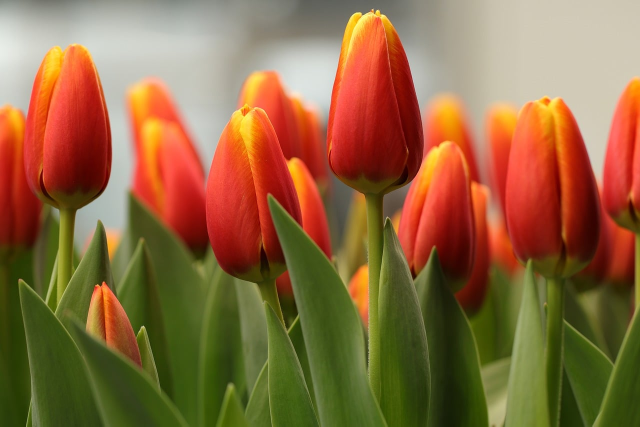
//> input picture resources/test_image.jpg, 1280 x 853 px (shown at 1/2 size)
$ ./main   (built with g++ and OpenCV 4)
//> lines starting //> are read from the running program, lines starting //| are printed output that depends on the picture; after the words box and inside, x2 and y2 are one past the last pixel; in counts of white or black regions, pixels touching at a corner belong together
#include <iostream>
#include <opencv2/opencv.hpp>
using namespace cv;
using namespace std;

int main() {
  // ========1.读图与颜色转换======== //

  // 检查图像读取
  Mat img = imread("resources/test_image.jpg");
//> img is the input picture: 853 rows x 1280 cols, CV_8UC3; mean B, G, R 63.9, 103.8, 141.8
  if (img.empty()) {
    cerr << "Cannot read image!\n";
    return 1;
  }

  // 灰度图
  Mat gray;
  cvtColor(img, gray, COLOR_BGR2GRAY);
  imwrite("result/task1_images/gray.png", gray);

  // HSV图
  Mat hsv;
  cvtColor(img, hsv, COLOR_BGR2HSV);
//> hsv: 853 rows x 1280 cols, CV_8UC3; mean H, S, V 24.5, 155.8, 147.8
  Mat channels[3];
  split(hsv, channels);
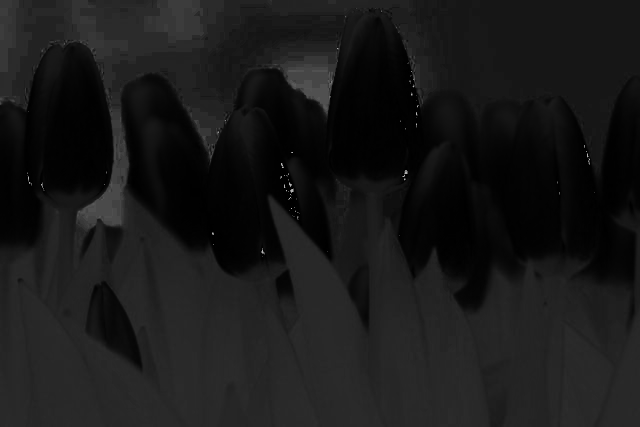
//> channels[0]: 853 rows x 1280 cols, CV_8UC1 (shown at 1/2 size); min 0, max 179, mean 24.5
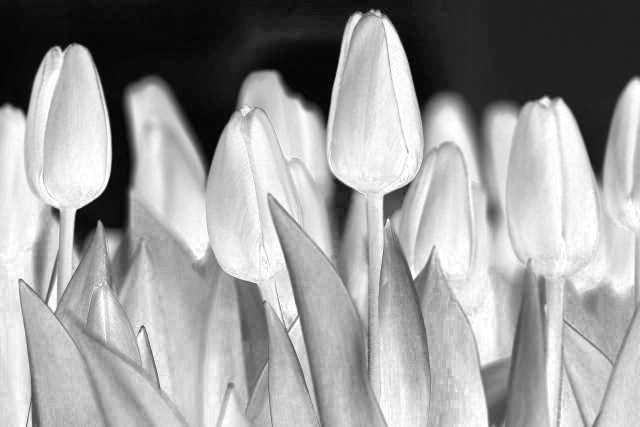
//> channels[1]: 853 rows x 1280 cols, CV_8UC1 (shown at 1/2 size); min 0, max 255, mean 155.8
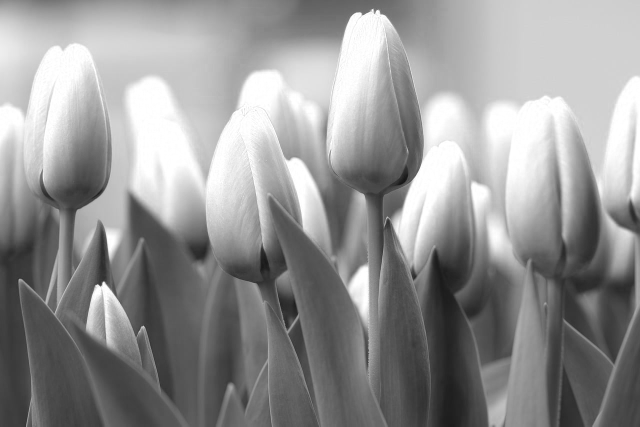
//> channels[2]: 853 rows x 1280 cols, CV_8UC1 (shown at 1/2 size); min 16, max 255, mean 147.8
  imwrite("result/task1_images/hsv_h.png", channels[0]);
  imwrite("result/task1_images/hsv_s.png", channels[1]);
  imwrite("result/task1_images/hsv_v.png", channels[2]);

  // ========2.滤波对比======== //
  Mat meanImg, gaussianImg, medianImg;
  blur(img, meanImg, Size(5, 5));
  GaussianBlur(img, gaussianImg, Size(5, 5), 1.5);
  medianBlur(img, medianImg, 5);

  imwrite("result/task1_images/mean_filter.png", meanImg);
  imwrite("result/task1_images/gaussian_filter.png", gaussianImg);
  imwrite("result/task1_images/median_filter.png", medianImg);


  // =========3.红色提取=========//
  Mat maskLow, maskHigh, red_mask;
  cvtColor(img, hsv, COLOR_BGR2HSV);
  inRange(hsv, Scalar(0, 100, 100), Scalar(10, 255, 255), maskLow);
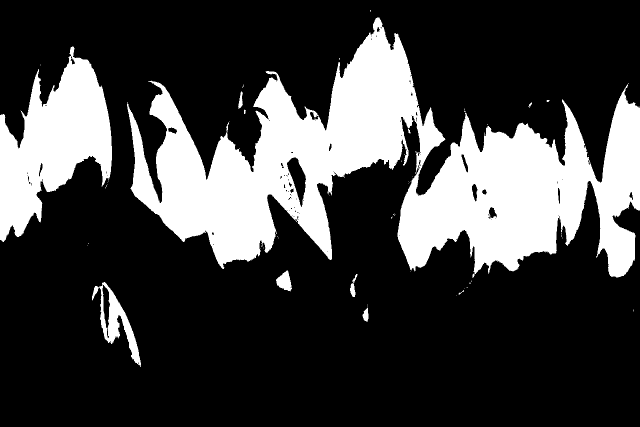
//> maskLow: 853 rows x 1280 cols, CV_8UC1 (shown at 1/2 size); 25.2% white; 67 white regions (56 under 20 px), largest, box (x1, y1, x2, y2) and area: (254, 35, 1280, 556) 223195, (0, 93, 224, 484) 45345, (184, 564, 282, 734) 4485
  inRange(hsv, Scalar(170, 100, 100), Scalar(179, 255, 255), maskHigh);
//> maskHigh: 853 rows x 1280 cols, CV_8UC1; 0.03% white in thin lines or dots, all inside (x1, y1, x2, y2) = (54, 125, 1180, 503)
  bitwise_or(maskLow, maskHigh, red_mask);
//> red_mask: 853 rows x 1280 cols, CV_8UC1; 25.2% white; 66 white regions (55 under 20 px), largest, box (x1, y1, x2, y2) and area: (254, 35, 1280, 556) 223528, (0, 93, 224, 484) 45384, (184, 564, 282, 734) 4485

  imwrite("result/task1_images/red_mask.png", red_mask);


  // =========4.形态学与轮廓========= //

  // 腐蚀、膨胀、开运算、闭运算
  Mat kernel = getStructuringElement(MORPH_RECT, Size(5, 5));
  Mat dilated, eroded, opened, closed;

  erode(red_mask, eroded, kernel);
//> eroded: 853 rows x 1280 cols, CV_8UC1; 22.8% white; 26 white regions (14 under 20 px), largest, box (x1, y1, x2, y2) and area: (259, 37, 887, 531) 111998, (797, 187, 1280, 553) 91474, (0, 118, 222, 480) 41803
  dilate(red_mask, dilated, kernel);
//> dilated: 853 rows x 1280 cols, CV_8UC1; 27.7% white; 18 white regions, largest, box (x1, y1, x2, y2) and area: (252, 33, 1280, 558) 243700, (0, 91, 226, 486) 49001, (182, 562, 284, 736) 6440
  morphologyEx(red_mask, opened, MORPH_OPEN, kernel);
//> opened: 853 rows x 1280 cols, CV_8UC1; 24.9% white; 16 white regions, largest, box (x1, y1, x2, y2) and area: (257, 35, 889, 535) 122538, (795, 185, 1280, 555) 98996, (0, 116, 224, 482) 44939
  morphologyEx(red_mask, closed, MORPH_CLOSE, kernel);
//> closed: 853 rows x 1280 cols, CV_8UC1; 25.4% white; 33 white regions (23 under 20 px)

  imwrite("result/task1_images/erode.png", eroded);
  imwrite("result/task1_images/dilate.png", dilated);
  imwrite("result/task1_images/open.png", opened);
  imwrite("result/task1_images/close.png", closed);

  // 提取外层轮廓和面积筛选绘制
  vector<vector<Point>> contours;
  vector<Vec4i> hierarchy;
  findContours(closed, contours, hierarchy, RETR_EXTERNAL,
               CHAIN_APPROX_SIMPLE); // 使用闭运算结果作为轮廓输入
//> contours = 33 contours, 25 with area under 20; largest, box (x1, y1, x2, y2) and area: (254, 35, 1280, 556) 224598, (0, 93, 224, 484) 44952, (184, 564, 282, 734) 5078, (552, 541, 584, 583) 766, (700, 548, 715, 594) 238, (725, 609, 737, 644) 198, (476, 183, 486, 218) 150, (1057, 205, 1064, 216) 21

  Mat result = img.clone();
  const double area_thresh = 300.0;

  cout << "\n-----筛选后轮廓面积-----\n";
  for (size_t i = 0; i < contours.size(); ++i) {
    double area = contourArea(contours[i]);
    if (area < area_thresh)
      continue;

    Rect box = boundingRect(contours[i]);
    drawContours(result, contours, static_cast<int>(i), Scalar(0, 255, 0), 2);
    rectangle(result, box, Scalar(0, 0, 255), 2);

    // 在图上打印轮廓面积
    string areaText = to_string(static_cast<int>(area));
    putText(result, areaText, Point(box.x, box.y - 6), FONT_HERSHEY_SIMPLEX,
            0.5, Scalar(255, 0, 0), 1);
    cout << areaText << endl;
  }
//> this loop made 33 passes
//> (area, box, areaText) on passes 8, 11, 31, 32: (5078, Rect(184, 564, 98, 170), "5078"), (766.5, Rect(552, 541, 32, 42), "766"), (44952.5, Rect(0, 93, 224, 391), "44952"), (224598.5, Rect(254, 35, 1026, 521), "224598")
//> area on passes 2, 10, 25, 27: 197.5, 237.5, 21, 150.5
//| 5078
//| 766
//| 44952
//| 224598
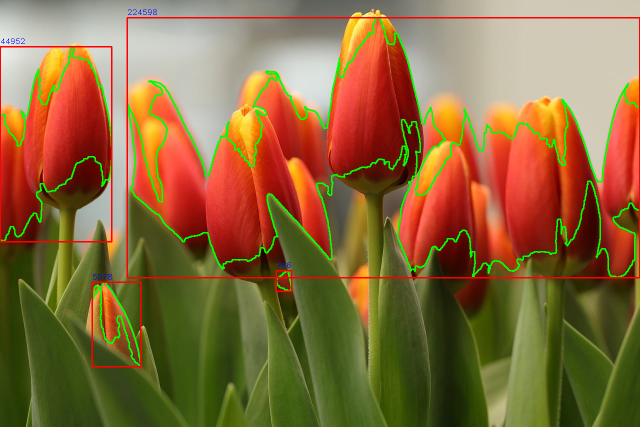
//> result: 853 rows x 1280 cols, CV_8UC3 (shown at 1/2 size); 4.01% of pixels changed, all inside (x1, y1, x2, y2) = (0, 19, 1280, 735)
  imwrite("result/task1_images/contours_boxes.png", result);


  // =========5.绘制与变换 ========= //

  // 绘制圆、矩形和⽂字
  Mat draw_img = img.clone();
  circle(draw_img, Point(220, 220), 90, Scalar(255, 0, 0), 2);
  rectangle(draw_img, Point(60, 60), Point(260, 260), Scalar(0, 0, 255), 2);
  putText(draw_img, "Tulip Task1 Demo", Point(320, 110), FONT_HERSHEY_SIMPLEX,
          1.0, Scalar(0, 255, 0), 2);
  imwrite("result/task1_images/drawing.png", draw_img);

  // 绕图像中心旋转35°
  Point2f img_center(img.cols / 2.0f, img.rows / 2.0f);
//> img_center = Point(640, 426.5)
  Mat rot_mat = getRotationMatrix2D(img_center, 35.0, 1.0);
  Mat rotated_img;
  warpAffine(img, rotated_img, rot_mat, img.size());
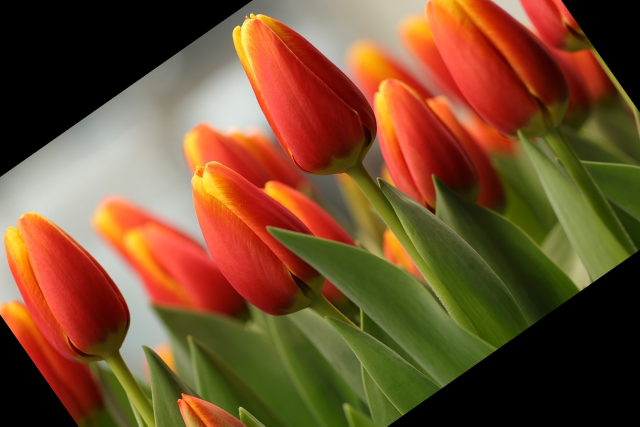
//> rotated_img: 853 rows x 1280 cols, CV_8UC3 (shown at 1/2 size); mean B, G, R 45.8, 77.8, 115.2
  imwrite("result/task1_images/rotated_35deg.png", rotated_img);

  // 裁剪左上角1/4，宽、高各取一半
  Mat crop_top_left = img(Rect(0, 0, img.cols / 2, img.rows / 2));
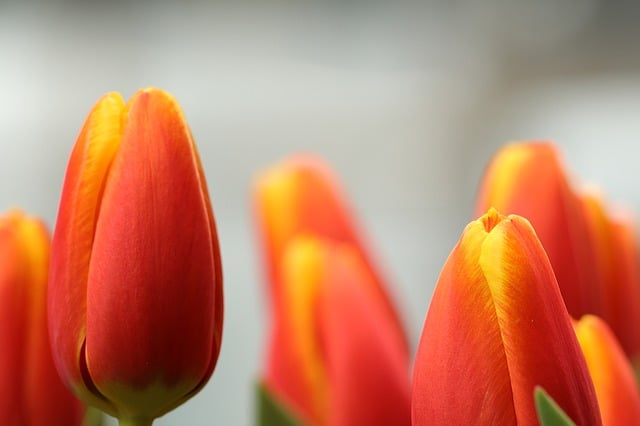
//> crop_top_left: 426 rows x 640 cols, CV_8UC3; mean B, G, R 102.9, 128.4, 194.9
  imwrite("result/task1_images/crop_top_left.png", crop_top_left);

  cout << "Task1全部图片已经输出!\n";
  return 0;
}
